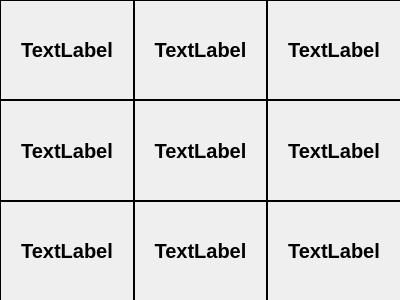
<?xml version="1.0" encoding="UTF-8"?>
<ui version="4.0">
 <class>Tile</class>
 <widget class="QWidget" name="Tile">
  <property name="geometry">
   <rect>
    <x>0</x>
    <y>0</y>
    <width>400</width>
    <height>300</height>
   </rect>
  </property>
  <property name="windowTitle">
   <string>Form</string>
  </property>
  <widget class="QWidget" name="gridLayoutWidget">
   <property name="enabled">
    <bool>true</bool>
   </property>
   <property name="geometry">
    <rect>
     <x>0</x>
     <y>0</y>
     <width>401</width>
     <height>301</height>
    </rect>
   </property>
   <property name="font">
    <font>
     <family>Leelawadee UI</family>
     <pointsize>15</pointsize>
     <weight>75</weight>
     <bold>true</bold>
    </font>
   </property>
   <layout class="QGridLayout" name="gridLayout">
    <property name="spacing">
     <number>0</number>
    </property>
    <item row="1" column="2">
     <widget class="QLabel" name="box_5">
      <property name="enabled">
       <bool>true</bool>
      </property>
      <property name="font">
       <font>
        <family>Leelawadee UI</family>
        <pointsize>15</pointsize>
        <weight>75</weight>
        <bold>true</bold>
       </font>
      </property>
      <property name="frameShape">
       <enum>QFrame::Box</enum>
      </property>
      <property name="text">
       <string>TextLabel</string>
      </property>
      <property name="alignment">
       <set>Qt::AlignCenter</set>
      </property>
     </widget>
    </item>
    <item row="1" column="1">
     <widget class="QLabel" name="box_4">
      <property name="enabled">
       <bool>true</bool>
      </property>
      <property name="font">
       <font>
        <family>Leelawadee UI</family>
        <pointsize>15</pointsize>
        <weight>75</weight>
        <bold>true</bold>
       </font>
      </property>
      <property name="frameShape">
       <enum>QFrame::Box</enum>
      </property>
      <property name="text">
       <string>TextLabel</string>
      </property>
      <property name="alignment">
       <set>Qt::AlignCenter</set>
      </property>
     </widget>
    </item>
    <item row="0" column="1">
     <widget class="QLabel" name="box_1">
      <property name="enabled">
       <bool>true</bool>
      </property>
      <property name="font">
       <font>
        <family>Leelawadee UI</family>
        <pointsize>15</pointsize>
        <weight>75</weight>
        <bold>true</bold>
       </font>
      </property>
      <property name="frameShape">
       <enum>QFrame::Box</enum>
      </property>
      <property name="text">
       <string>TextLabel</string>
      </property>
      <property name="alignment">
       <set>Qt::AlignCenter</set>
      </property>
     </widget>
    </item>
    <item row="0" column="2">
     <widget class="QLabel" name="box_2">
      <property name="enabled">
       <bool>true</bool>
      </property>
      <property name="font">
       <font>
        <family>Leelawadee UI</family>
        <pointsize>15</pointsize>
        <weight>75</weight>
        <bold>true</bold>
       </font>
      </property>
      <property name="frameShape">
       <enum>QFrame::Box</enum>
      </property>
      <property name="text">
       <string>TextLabel</string>
      </property>
      <property name="alignment">
       <set>Qt::AlignCenter</set>
      </property>
     </widget>
    </item>
    <item row="0" column="0">
     <widget class="QLabel" name="box_0">
      <property name="enabled">
       <bool>true</bool>
      </property>
      <property name="font">
       <font>
        <family>Leelawadee UI</family>
        <pointsize>15</pointsize>
        <weight>75</weight>
        <bold>true</bold>
       </font>
      </property>
      <property name="frameShape">
       <enum>QFrame::Box</enum>
      </property>
      <property name="text">
       <string>TextLabel</string>
      </property>
      <property name="alignment">
       <set>Qt::AlignCenter</set>
      </property>
     </widget>
    </item>
    <item row="1" column="0">
     <widget class="QLabel" name="box_3">
      <property name="enabled">
       <bool>true</bool>
      </property>
      <property name="font">
       <font>
        <family>Leelawadee UI</family>
        <pointsize>15</pointsize>
        <weight>75</weight>
        <bold>true</bold>
       </font>
      </property>
      <property name="frameShape">
       <enum>QFrame::Box</enum>
      </property>
      <property name="text">
       <string>TextLabel</string>
      </property>
      <property name="alignment">
       <set>Qt::AlignCenter</set>
      </property>
     </widget>
    </item>
    <item row="2" column="0">
     <widget class="QLabel" name="box_6">
      <property name="enabled">
       <bool>true</bool>
      </property>
      <property name="font">
       <font>
        <family>Leelawadee UI</family>
        <pointsize>15</pointsize>
        <weight>75</weight>
        <bold>true</bold>
       </font>
      </property>
      <property name="frameShape">
       <enum>QFrame::Box</enum>
      </property>
      <property name="text">
       <string>TextLabel</string>
      </property>
      <property name="alignment">
       <set>Qt::AlignCenter</set>
      </property>
     </widget>
    </item>
    <item row="2" column="1">
     <widget class="QLabel" name="box_7">
      <property name="enabled">
       <bool>true</bool>
      </property>
      <property name="font">
       <font>
        <family>Leelawadee UI</family>
        <pointsize>15</pointsize>
        <weight>75</weight>
        <bold>true</bold>
       </font>
      </property>
      <property name="frameShape">
       <enum>QFrame::Box</enum>
      </property>
      <property name="text">
       <string>TextLabel</string>
      </property>
      <property name="alignment">
       <set>Qt::AlignCenter</set>
      </property>
     </widget>
    </item>
    <item row="2" column="2">
     <widget class="QLabel" name="box_8">
      <property name="enabled">
       <bool>true</bool>
      </property>
      <property name="font">
       <font>
        <family>Leelawadee UI</family>
        <pointsize>15</pointsize>
        <weight>75</weight>
        <bold>true</bold>
       </font>
      </property>
      <property name="frameShape">
       <enum>QFrame::Box</enum>
      </property>
      <property name="text">
       <string>TextLabel</string>
      </property>
      <property name="alignment">
       <set>Qt::AlignCenter</set>
      </property>
     </widget>
    </item>
   </layout>
  </widget>
 </widget>
 <resources/>
 <connections/>
</ui>
